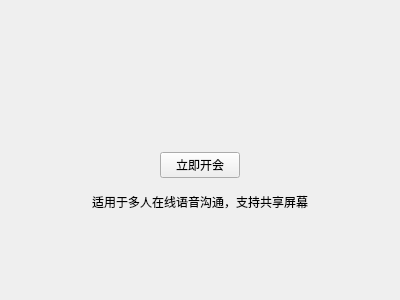
<?xml version="1.0" encoding="UTF-8"?>
<ui version="4.0">
 <class>VoiceLaunchWidget</class>
 <widget class="QFrame" name="VoiceLaunchWidget">
  <property name="geometry">
   <rect>
    <x>0</x>
    <y>0</y>
    <width>400</width>
    <height>300</height>
   </rect>
  </property>
  <property name="windowTitle">
   <string>VoiceLaunchWidget</string>
  </property>
  <layout class="QVBoxLayout" name="verticalLayout" stretch="136,308,110,56,38,30,322">
   <item>
    <spacer name="verticalSpacer_4">
     <property name="orientation">
      <enum>Qt::Vertical</enum>
     </property>
     <property name="sizeHint" stdset="0">
      <size>
       <width>20</width>
       <height>28</height>
      </size>
     </property>
    </spacer>
   </item>
   <item>
    <layout class="QHBoxLayout" name="horizontalLayout_2">
     <property name="spacing">
      <number>0</number>
     </property>
     <property name="bottomMargin">
      <number>0</number>
     </property>
     <item alignment="Qt::AlignHCenter|Qt::AlignVCenter">
      <widget class="QLabel" name="background">
       <property name="lineWidth">
        <number>0</number>
       </property>
       <property name="text">
        <string/>
       </property>
      </widget>
     </item>
    </layout>
   </item>
   <item>
    <spacer name="verticalSpacer">
     <property name="orientation">
      <enum>Qt::Vertical</enum>
     </property>
     <property name="sizeHint" stdset="0">
      <size>
       <width>20</width>
       <height>23</height>
      </size>
     </property>
    </spacer>
   </item>
   <item alignment="Qt::AlignHCenter">
    <widget class="QPushButton" name="btnStart">
     <property name="text">
      <string>立即开会</string>
     </property>
    </widget>
   </item>
   <item>
    <spacer name="verticalSpacer_2">
     <property name="orientation">
      <enum>Qt::Vertical</enum>
     </property>
     <property name="sizeHint" stdset="0">
      <size>
       <width>20</width>
       <height>6</height>
      </size>
     </property>
    </spacer>
   </item>
   <item alignment="Qt::AlignHCenter">
    <widget class="QLabel" name="tipLabel">
     <property name="text">
      <string>适用于多人在线语音沟通，支持共享屏幕</string>
     </property>
     <property name="alignment">
      <set>Qt::AlignCenter</set>
     </property>
    </widget>
   </item>
   <item>
    <spacer name="verticalSpacer_3">
     <property name="orientation">
      <enum>Qt::Vertical</enum>
     </property>
     <property name="sizeHint" stdset="0">
      <size>
       <width>20</width>
       <height>71</height>
      </size>
     </property>
    </spacer>
   </item>
  </layout>
 </widget>
 <layoutdefault spacing="6" margin="11"/>
 <resources/>
 <connections/>
</ui>
